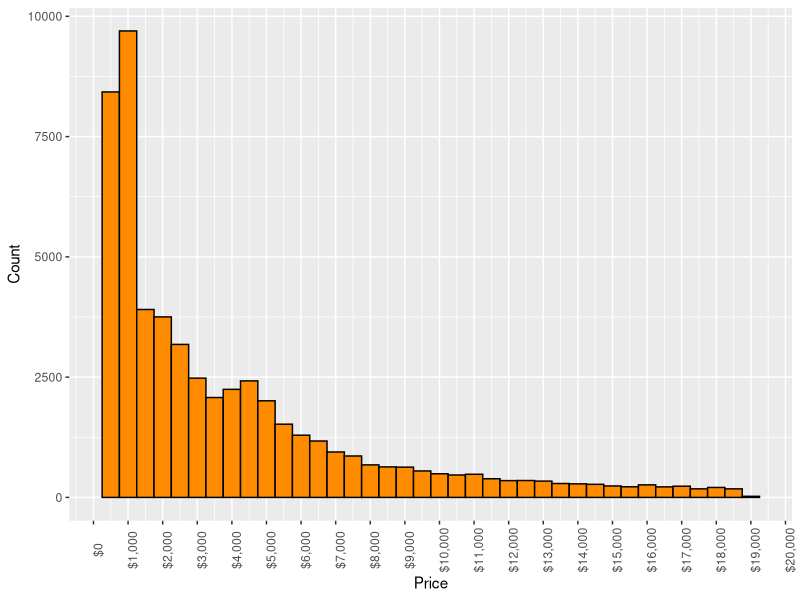
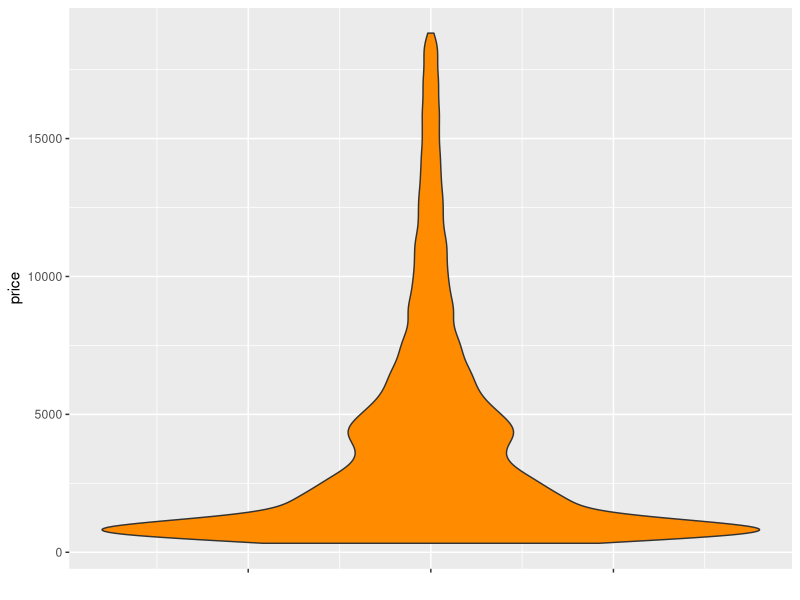
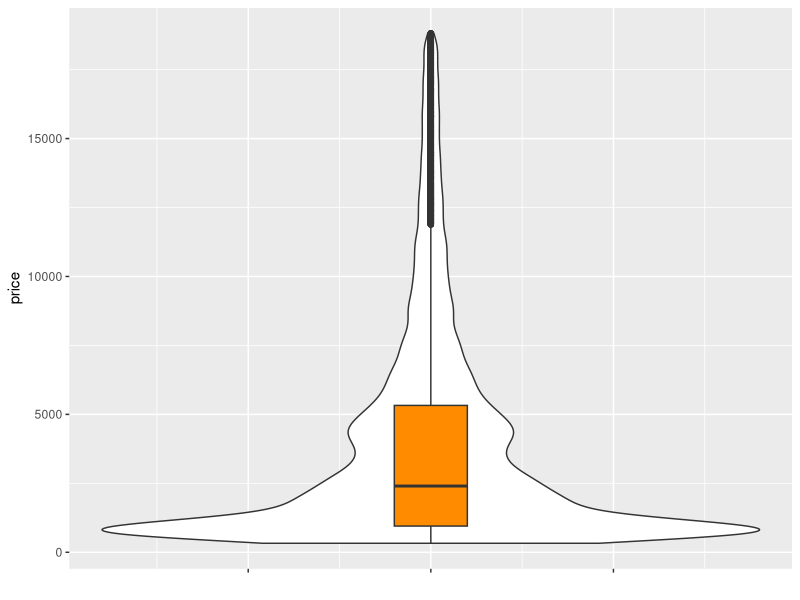
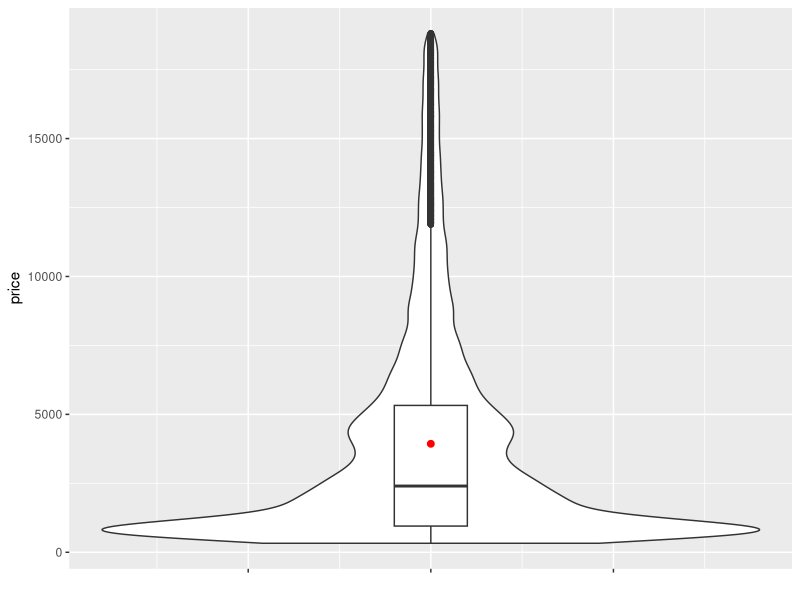

Reproduce these figures in R, in order.
## ---- chunk 1
require(ggplot2)
require(dplyr)
require(scales)
require(reshape2)
require(lubridate)
require(ggthemes)
require(gridExtra)
require(lubridate)
data(diamonds)
## ---- chunk 2
head(diamonds)
## ---- chunk 3
ggplot(diamonds, aes(x = price)) + 
  geom_histogram(color = "black", fill = "DarkOrange", binwidth = 500) + 
  scale_x_continuous(labels = dollar, breaks = seq(0, 20000, 1000)) + 
  theme(axis.text.x = element_text(angle = 90)) + 
  xlab("Price") + ylab("Count")
## ---- chunk 4
ggplot(diamonds, aes(x=0, y=price)) + geom_violin(fill = "DarkOrange") + xlab("") + theme(axis.text.x=element_blank())
## ---- chunk 5
summary(diamonds$price)
## ---- chunk 6
ggplot(diamonds, aes(x=0, y=price)) + geom_violin() + geom_boxplot(width=0.1, fill = "DarkOrange") + xlab("") + theme(axis.text.x=element_blank())
## ---- chunk 7
ggplot(diamonds, aes(x=0, y=price)) + geom_violin() + geom_boxplot(width=0.1) + xlab("") + theme(axis.text.x=element_blank()) + stat_summary(fun.y=mean, geom="point", size=2, color="red")
## ---- chunk 8
sd(diamonds$price)
## ---- chunk 9
sdn <- function(x) {
  return(sqrt(mean((x - mean(x))^2)))
}
sdn(diamonds$price)
